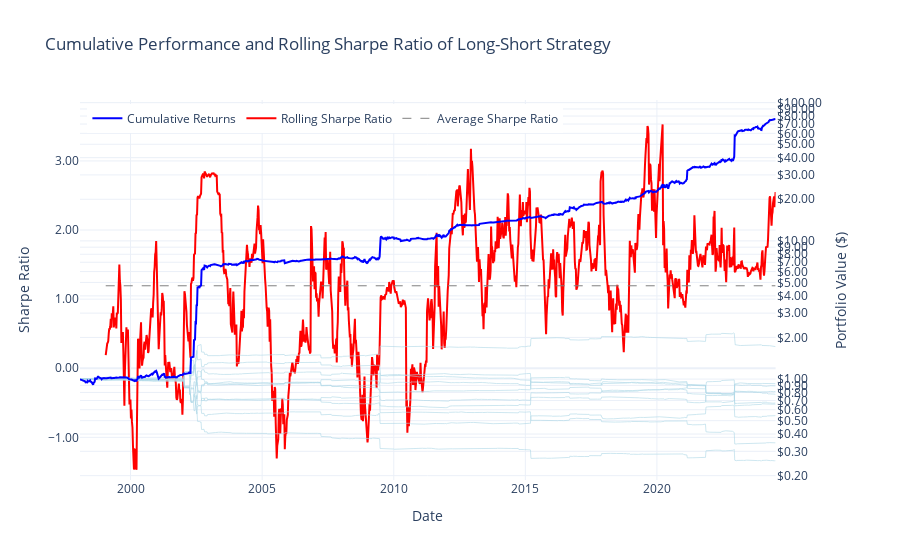

This figure's notebook cell:
### Code cell
import pandas as pd
import numpy as np
import plotly.graph_objects as go
from plotly.subplots import make_subplots

def get_rebalance_dates(df):
    all_dates = df.index.get_level_values('date').unique()
    return all_dates[::4]  # Every 4th Friday

def long_short_strategy(df, rebalance_dates, random_allocation=False):
    returns = []
    random_returns = []
    
    for i in range(len(rebalance_dates) - 1):
        current_date = rebalance_dates[i]
        next_date = rebalance_dates[i + 1]
        
        current_data = df.xs(current_date, level='date', drop_level=False)
        all_stocks = current_data.index.get_level_values('ticker').unique().to_numpy()
        
        # Business risk-based allocation
        percentiles = current_data['business_risk']
        short_stocks = percentiles[percentiles <= 20].index.get_level_values('ticker').unique()
        long_stocks = percentiles[percentiles >= 80].index.get_level_values('ticker').unique()
        
        next_period_data = df.loc[(slice(None), slice(current_date, next_date)), :]
        next_period_returns = next_period_data['price'].groupby(level='ticker').pct_change()
        
        available_stocks = next_period_returns.index.get_level_values('ticker').unique()
        long_stocks = [stock for stock in long_stocks if stock in available_stocks]
        short_stocks = [stock for stock in short_stocks if stock in available_stocks]
        
        if long_stocks:
            long_returns = next_period_returns.loc[long_stocks].groupby(level='date').mean()
        else:
            long_returns = pd.Series(0, index=next_period_returns.index.get_level_values('date').unique())
        
        if short_stocks:
            short_returns = -next_period_returns.loc[short_stocks].groupby(level='date').mean()
        else:
            short_returns = pd.Series(0, index=next_period_returns.index.get_level_values('date').unique())
        
        strategy_returns = (long_returns + short_returns) / 2
        strategy_returns = strategy_returns.groupby(level='date').first().dropna()
        returns.append(strategy_returns)
        
        # Generate random allocations if specified
        if isinstance(random_allocation, int) and random_allocation > 0:
            period_random_returns = []
            for _ in range(random_allocation):
                np.random.shuffle(all_stocks)
                mid = len(all_stocks) // 2
                random_long, random_short = all_stocks[:mid], all_stocks[mid:]
                
                random_long = [stock for stock in random_long if stock in available_stocks]
                random_short = [stock for stock in random_short if stock in available_stocks]
                
                if random_long:
                    random_long_returns = next_period_returns.loc[random_long].groupby(level='date').mean()
                else:
                    random_long_returns = pd.Series(0, index=next_period_returns.index.get_level_values('date').unique())
                
                if random_short:
                    random_short_returns = -next_period_returns.loc[random_short].groupby(level='date').mean()
                else:
                    random_short_returns = pd.Series(0, index=next_period_returns.index.get_level_values('date').unique())
                
                random_strategy_returns = (random_long_returns + random_short_returns) / 2
                random_strategy_returns = random_strategy_returns.groupby(level='date').first().dropna()
                period_random_returns.append(random_strategy_returns)
            
            random_returns.append(period_random_returns)
    
    strategy_returns = pd.concat(returns).sort_index()
    
    if isinstance(random_allocation, int) and random_allocation > 0:
        random_returns = [pd.concat(rs).sort_index() for rs in zip(*random_returns)]
        return strategy_returns, random_returns
    else:
        return strategy_returns

def calculate_cumulative_returns(returns):
    return (1 + returns).cumprod()

def calculate_rolling_sharpe_ratio(returns, window=52, risk_free_rate=0):
    returns = returns.dropna()
    excess_returns = returns - risk_free_rate
    rolling_mean = excess_returns.rolling(window=window).mean()
    rolling_std = excess_returns.rolling(window=window).std()
    rolling_std = rolling_std.replace(0, np.nan)
    sharpe = (rolling_mean / rolling_std) * np.sqrt(52)
    return sharpe.replace([np.inf, -np.inf], np.nan).dropna()

def plot_cumulative_performance_with_sharpe(cumulative_returns, sharpe_ratio, random_cumulative_returns=None):
    fig = make_subplots(specs=[[{"secondary_y": True}]])
    
    average_sharpe = sharpe_ratio.mean()

    # Plot random allocation series if provided
    if random_cumulative_returns is not None:
        for rs in random_cumulative_returns:
            fig.add_trace(
                go.Scatter(
                    x=rs.index, 
                    y=rs.values,
                    mode='lines',
                    name='Random Allocation',
                    line=dict(color='lightblue', width=1),
                    opacity=0.6,
                    showlegend=False
                ),
                secondary_y=True
            )

    fig.add_trace(
        go.Scatter(
            x=cumulative_returns.index, 
            y=cumulative_returns.values,
            mode='lines',
            name='Cumulative Returns',
            line=dict(color='blue'),
            hovertemplate='Date: %{x}<br>Cumulative Returns: $%{y:.2f}<extra></extra>'
        ),
        secondary_y=True
    )

    fig.add_trace(
        go.Scatter(
            x=sharpe_ratio.index,
            y=sharpe_ratio.values,
            mode='lines',
            name='Rolling Sharpe Ratio',
            line=dict(color='red'),
            hovertemplate='Date: %{x}<br>Rolling Sharpe Ratio: %{y:.2f}<extra></extra>'
        ),
        secondary_y=False
    )
    
    fig.add_trace(
        go.Scatter(
            x=sharpe_ratio.index,
            y=[average_sharpe] * len(sharpe_ratio),
            mode='lines',
            name='Average Sharpe Ratio',
            line=dict(color='grey', dash='dash', width=1),
            hovertemplate='Date: %{x}<br>Average Sharpe Ratio: %{y:.2f}<extra></extra>'
        ),
        secondary_y=False
    )
    
    fig.update_layout(
        title='Cumulative Performance and Rolling Sharpe Ratio of Long-Short Strategy',
        xaxis_title='Date',
        yaxis_title='Sharpe Ratio',
        yaxis2_title='Portfolio Value ($)',
        template='plotly_white',
        legend=dict(x=0.01, y=0.99, orientation='h'),
        hovermode="x unified"
    )
    
    fig.update_yaxes(tickformat=".2f", secondary_y=False, range=[sharpe_ratio.min()*1.1, sharpe_ratio.max()*1.1])
    fig.update_yaxes(tickformat="$,.2f", secondary_y=True, type='log')
    
    fig.show()

# Main execution
def main(df_business_risk, random_allocation=False):
    rebalance_dates = get_rebalance_dates(df_business_risk.sort_index())
    
    if isinstance(random_allocation, int) and random_allocation > 0:
        strategy_returns, random_returns = long_short_strategy(df_business_risk, rebalance_dates.sort_values(), random_allocation)
        random_cumulative_returns = [calculate_cumulative_returns(r) for r in random_returns]
    else:
        strategy_returns = long_short_strategy(df_business_risk, rebalance_dates.sort_values(), random_allocation=False)
        random_cumulative_returns = None

    cumulative_returns = calculate_cumulative_returns(strategy_returns)
    rolling_sharpe = calculate_rolling_sharpe_ratio(strategy_returns, window=52)

    print("Main Strategy:")
    print(f"Cumulative Returns Range: {cumulative_returns.min():.2f} - {cumulative_returns.max():.2f}")
    print(f"Sharpe Ratio Range: {rolling_sharpe.min():.2f} - {rolling_sharpe.max():.2f}")

    plot_cumulative_performance_with_sharpe(cumulative_returns, rolling_sharpe, random_cumulative_returns)

# Run the main function
main(df_business_risk, random_allocation=False)  # Change this number to adjust the number of random series

### Figure 1 — Plotly figure (JSON) as saved in the notebook; plotly's stock layout.template omitted (floating-point values rounded to 4 significant figures; data arrays with more than 128 entries replaced by an {"elided": "..."} marker saying what was removed)
{"data": [{"line": {"color": "lightblue", "width": 1}, "mode": "lines", "name": "Random Allocation", "opacity": 0.6, "showlegend": false, "type": "scatter", "x": {"elided": "1380 str values"}, "xaxis": "x", "y": {"elided": "1380 float values"}, "yaxis": "y2"}, {"line": {"color": "lightblue", "width": 1}, "mode": "lines", "name": "Random Allocation", "opacity": 0.6, "showlegend": false, "type": "scatter", "x": {"elided": "1380 str values"}, "xaxis": "x", "y": {"elided": "1380 float values"}, "yaxis": "y2"}, {"line": {"color": "lightblue", "width": 1}, "mode": "lines", "name": "Random Allocation", "opacity": 0.6, "showlegend": false, "type": "scatter", "x": {"elided": "1380 str values"}, "xaxis": "x", "y": {"elided": "1380 float values"}, "yaxis": "y2"}, {"line": {"color": "lightblue", "width": 1}, "mode": "lines", "name": "Random Allocation", "opacity": 0.6, "showlegend": false, "type": "scatter", "x": {"elided": "1380 str values"}, "xaxis": "x", "y": {"elided": "1380 float values"}, "yaxis": "y2"}, {"line": {"color": "lightblue", "width": 1}, "mode": "lines", "name": "Random Allocation", "opacity": 0.6, "showlegend": false, "type": "scatter", "x": {"elided": "1380 str values"}, "xaxis": "x", "y": {"elided": "1380 float values"}, "yaxis": "y2"}, {"line": {"color": "lightblue", "width": 1}, "mode": "lines", "name": "Random Allocation", "opacity": 0.6, "showlegend": false, "type": "scatter", "x": {"elided": "1380 str values"}, "xaxis": "x", "y": {"elided": "1380 float values"}, "yaxis": "y2"}, {"line": {"color": "lightblue", "width": 1}, "mode": "lines", "name": "Random Allocation", "opacity": 0.6, "showlegend": false, "type": "scatter", "x": {"elided": "1380 str values"}, "xaxis": "x", "y": {"elided": "1380 float values"}, "yaxis": "y2"}, {"line": {"color": "lightblue", "width": 1}, "mode": "lines", "name": "Random Allocation", "opacity": 0.6, "showlegend": false, "type": "scatter", "x": {"elided": "1380 str values"}, "xaxis": "x", "y": {"elided": "1380 float values"}, "yaxis": "y2"}, {"line": {"color": "lightblue", "width": 1}, "mode": "lines", "name": "Random Allocation", "opacity": 0.6, "showlegend": false, "type": "scatter", "x": {"elided": "1380 str values"}, "xaxis": "x", "y": {"elided": "1380 float values"}, "yaxis": "y2"}, {"line": {"color": "lightblue", "width": 1}, "mode": "lines", "name": "Random Allocation", "opacity": 0.6, "showlegend": false, "type": "scatter", "x": {"elided": "1380 str values"}, "xaxis": "x", "y": {"elided": "1380 float values"}, "yaxis": "y2"}, {"hovertemplate": "Date: %{x}<br>Cumulative Returns: $%{y:.2f}<extra></extra>", "line": {"color": "blue"}, "mode": "lines", "name": "Cumulative Returns", "type": "scatter", "x": {"elided": "1380 str values"}, "xaxis": "x", "y": {"elided": "1380 float values"}, "yaxis": "y2"}, {"hovertemplate": "Date: %{x}<br>Rolling Sharpe Ratio: %{y:.2f}<extra></extra>", "line": {"color": "red"}, "mode": "lines", "name": "Rolling Sharpe Ratio", "type": "scatter", "x": {"elided": "1329 str values"}, "xaxis": "x", "y": {"elided": "1329 float values"}, "yaxis": "y"}, {"hovertemplate": "Date: %{x}<br>Average Sharpe Ratio: %{y:.2f}<extra></extra>", "line": {"color": "grey", "dash": "dash", "width": 1}, "mode": "lines", "name": "Average Sharpe Ratio", "type": "scatter", "x": {"elided": "1329 str values"}, "xaxis": "x", "y": {"elided": "1329 float values"}, "yaxis": "y"}], "layout": {"autosize": true, "hovermode": "x unified", "legend": {"orientation": "h", "x": 0.01, "y": 0.99}, "title": {"text": "Cumulative Performance and Rolling Sharpe Ratio of Long-Short Strategy"}, "xaxis": {"anchor": "y", "autorange": true, "domain": [0, 0.94], "range": ["1998-01-30", "2024-07-05"], "title": {"text": "Date"}, "type": "date"}, "yaxis": {"anchor": "x", "autorange": false, "domain": [0, 1], "range": [-1.618, 3.882], "tickformat": ".2f", "title": {"text": "Sharpe Ratio"}, "type": "linear"}, "yaxis2": {"anchor": "x", "autorange": true, "overlaying": "y", "range": [-0.7303, 2.019], "side": "right", "tickformat": "$,.2f", "title": {"text": "Portfolio Value ($)"}, "type": "log"}}}
